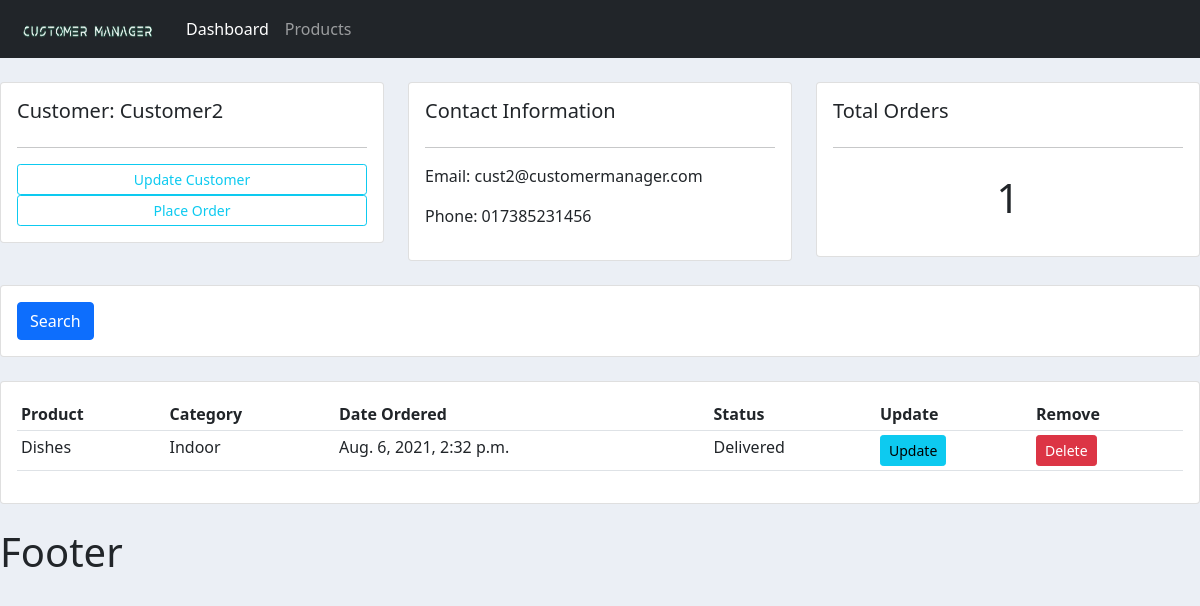
Before: /customer/2 with the older database file.
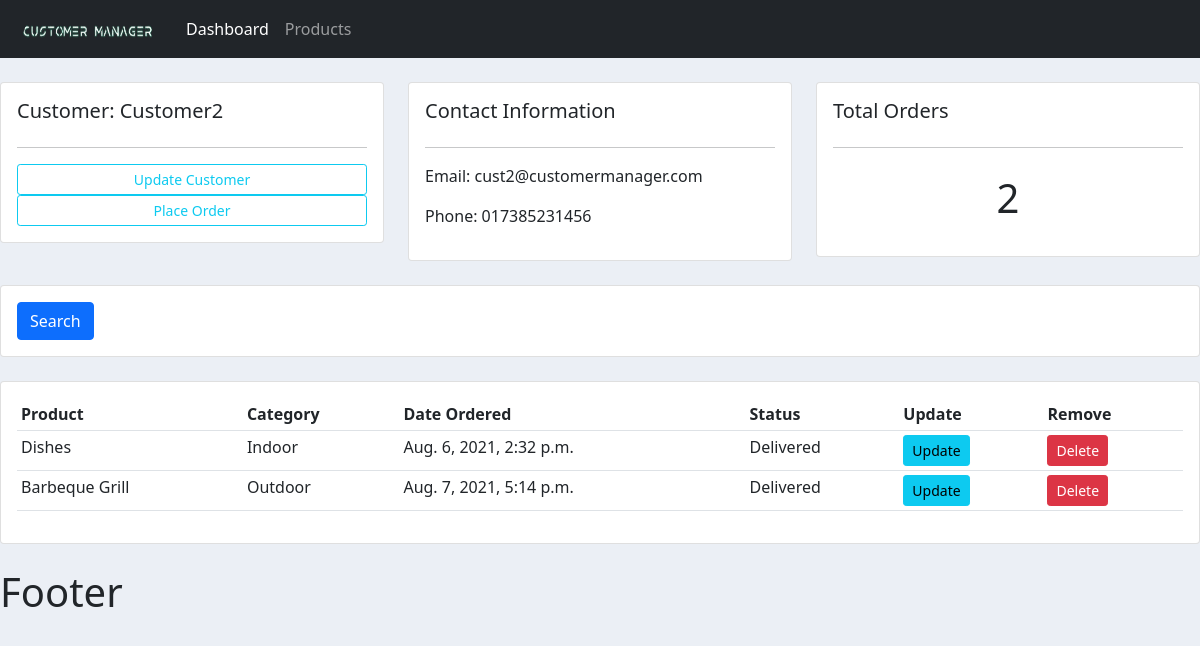
After: the same page with the newer database file.
### accounts/models.py (models this page shows)
class Order(models.Model):
    STATUS=(('Pending','Pending'),('Out for delivery','Out for delivery'),('Delivered','Delivered'))
    customer=models.ForeignKey(Customer, null=True, on_delete=models.SET_NULL) #Setting the refrence
    product=models.ForeignKey(Product, null=True, on_delete=models.SET_NULL)
    date_created=models.DateTimeField(auto_now_add=True, null=True)
    status=models.CharField(max_length=200, null=True, choices=STATUS)

class Product(models.Model):
    CATEGORY=(('Indoor','Indoor'),('Outdoor','Outdoor'))
    name = models.CharField(max_length=200, null=True)
    price=models.FloatField(null=True)
    category=models.CharField(max_length=200, null=True, choices=CATEGORY)
    description=models.CharField(max_length=200, null=True, blank=True)
    tags = models.ManyToManyField(Tag)
    date_created = models.DateTimeField(auto_now_add=True, null=True)
    def __str__(self):
        return self.name

### accounts/views.py (the view)
# urls.py: path('customer/<str:custId>',views.customer,name="customer"),#instead of calling the link we name it as 'customer
def customer(request,custId):
    customer=Customer.objects.get(id=custId)
    orders=customer.order_set.all() #get all the child object(of type order) of customer
    order_cnt=orders.count()
    context={'customer':customer,'orders':orders,'order_cnt':order_cnt}
    return render(request,'accounts/customers.html',context)

### accounts/templates/accounts/customers.html
{% extends 'accounts/main.html' %}
{% block content %}
<br>
<div class="row">
	<div class="col-md">
		<div class="card card-body">
			<h5>Customer: {{ customer.name }}</h5>
			<hr>
			<a class="btn btn-outline-info  btn-sm btn-block" href="">Update Customer</a>
			<a class="btn btn-outline-info  btn-sm btn-block" href='{% url 'create_order' customer.id%}'>Place Order</a>
		</div>
	</div>
	<div class="col-md">
		<div class="card card-body">
			<h5>Contact Information</h5>
			<hr>
			<p>Email: {{ customer.email }}</p>
			<p>Phone: {{ customer.phone }}</p>
		</div>
	</div>
	<div class="col-md">
		<div class="card card-body">
			<h5>Total Orders</h5>
			<hr>
			<h1 style="text-align: center;padding: 10px">{{ order_cnt }}</h1>
		</div>
	</div>
</div>
<br>
<div class="row">
	<div class="col">
		<div class="card card-body">
			<form method="get">
		    <button class="btn btn-primary" type="submit">Search</button>
		  </form>
		</div>
	</div>
</div>
<br>
<div class="row">
	<div class="col-md">
		<div class="card card-body">
			<table class="table table-sm">
				<tr>
					<th>Product</th>
					<th>Category</th>
					<th>Date Ordered</th>
					<th>Status</th>
					<th>Update</th>
					<th>Remove</th>
				</tr>
                {%for order in orders %}
                    <tr>
                        <td>{{ order.product }}</td>
                        <td>{{ order.product.category }}</td>
                        <td>{{ order.date_created }}</td>
                        <td>{{ order.status }}</td>
                        <td><a class="btn btn-sm btn-info" href="">Update</a> </td>
                        <td><a class="btn btn-sm btn-danger" href="">Delete</a></td>
                    </tr>
                 {% endfor %}
			</table>
		</div>
	</div>
</div>
{% endblock %}

Changed rows visible on the page:
added Order: product "Barbeque Grill", product.category "Outdoor", date_created "Aug. 7, 2021, 5:14 p.m.", status "Delivered"
Other visible differences:
{{ order_cnt }}: "1" → "2"
